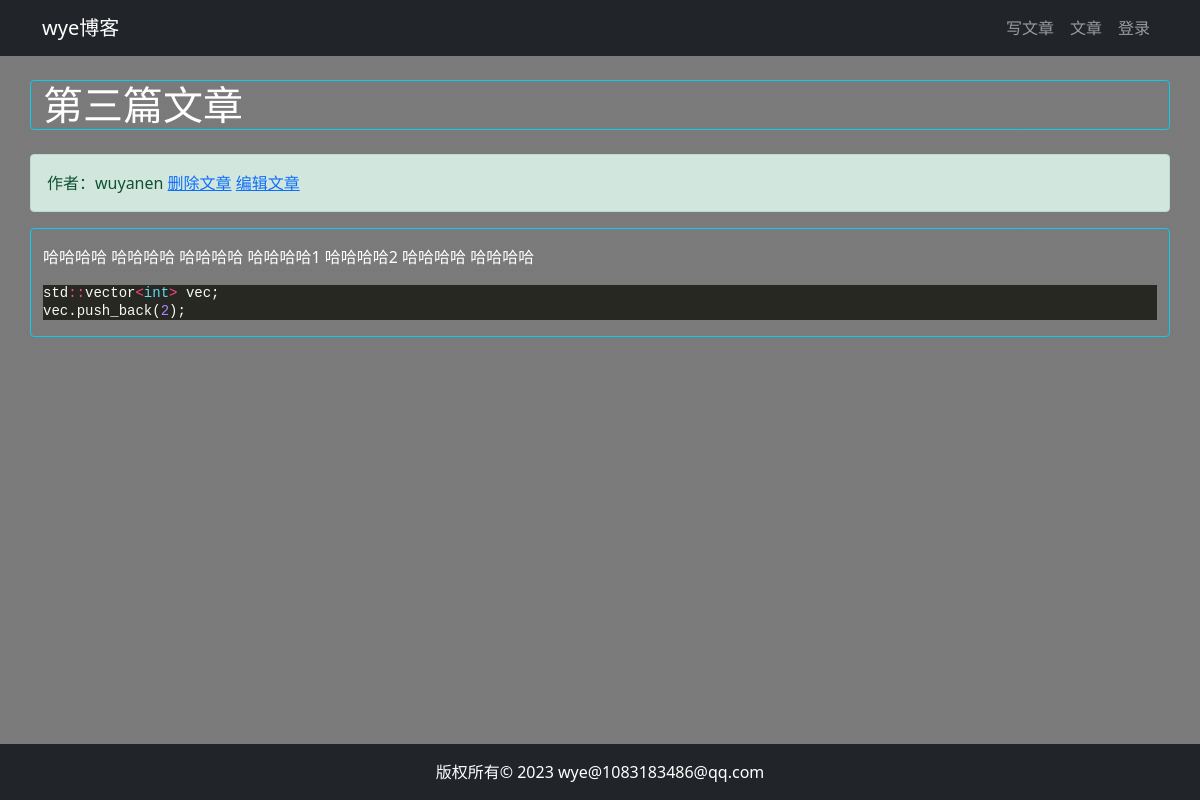
Page /article/article-detail/4/ on the committed database.
### article/models.py (models this page shows, shortened)
class ArticlePost(models.Model):
    author = models.ForeignKey(User, verbose_name='文章作者', on_delete=models.CASCADE)
    title = models.CharField(verbose_name='文章标题', max_length=200)
    body = models.TextField(verbose_name='文章内容')
    created = models.DateTimeField(verbose_name='创建时间', default=timezone.now)
    updated = models.DateTimeField(verbose_name='更新时间', auto_now=True)
    class Meta:
        ordering = ('-created',)

### article/views.py (the view)
# urls.py: path('article-detail/<int:id>/', views.article_detail, name='article_detail'),
@require_http_methods(['GET', 'POST'])
def article_detail(request, id):
    print_request(request)
    if id <= 0:
        return HttpResponseNotFound()
    try:
        article = ArticlePost.objects.get(id=id)
    except Exception as e:
        return HttpResponseNotFound()
    text = article.body
    article.body = markdown.markdown(text,
        extensions=[
            'markdown.extensions.extra',
            'markdown.extensions.codehilite',
        ])
    context = {'article': article}
    return render(request, 'article/detail.html', context)

### article/views.py (called while the page is built)
def print_request(req):
    print(f"""
        request method:{req.method}, headers: {req.headers}, body: {req.body}
    """)

### templates/article/detail.html (shortened to what this page needs)
{% extends 'base.html' %}
{% load static %}
{% block content %}
    <div class="container">
        <div class="row">
            <h1 class="col-12 mt-4 mb-4 border border-info rounded">{{ article.title }}</h1>
            <div class="col-12 alert alert-success">
                作者：{{ article.author }}
                <a href="#" onclick="deleteArticle()">删除文章</a>
                <a href="{% url "article:article_update" article.id %}"> 编辑文章 </a>
            </div>
            <div class="col-12 border border-info rounded">
                <p>{{ article.body|safe }}</p>
            </div>
        </div>
    </div>
{% endblock content %}

### static/md_css/monokai.css (style rules this page uses)
pre { line-height: 125%; }
.codehilite { background: #272822; color: #f8f8f2 }
.codehilite .n { color: #f8f8f2 }
.codehilite .o { color: #ff4689 }
.codehilite .p { color: #f8f8f2 }
.codehilite .kt { color: #66d9ef }
.codehilite .w { color: #f8f8f2 }
.codehilite .mi { color: #ae81ff }

### static/mystyle/background.css (style rules this page uses)
body { background-image: linear-gradient( rgba(34, 34, 34, 0.6), rgba(34, 34, 34, 0.6) ), url("images/background1.png"); color: white; }

### rows in the picture
ArticlePost: title "第三篇文章", author "wuyanen", body "哈哈哈哈 哈哈哈哈 哈哈哈哈 哈哈哈哈1 哈哈哈哈2 哈哈哈哈 哈哈哈哈 std :: vector < int > vec ; vec . push_back ( 2 );"
